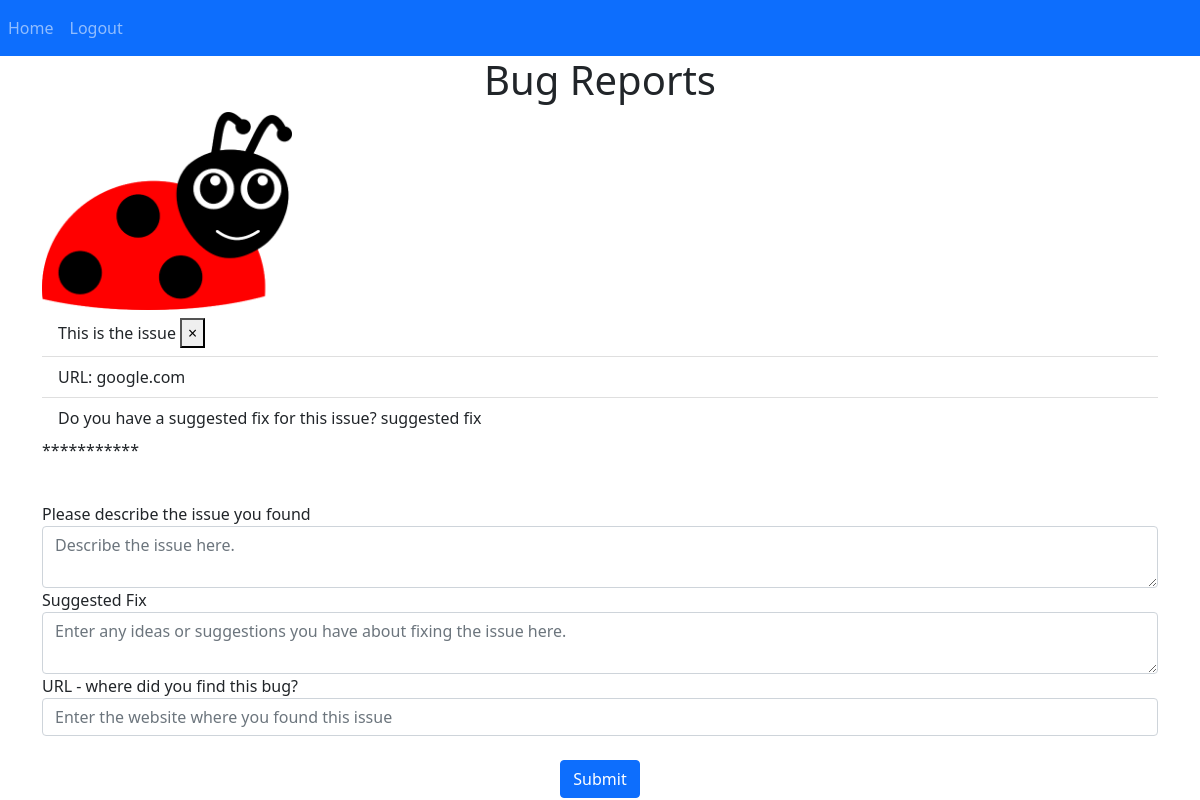
Page / (signed in) on the earlier database version.
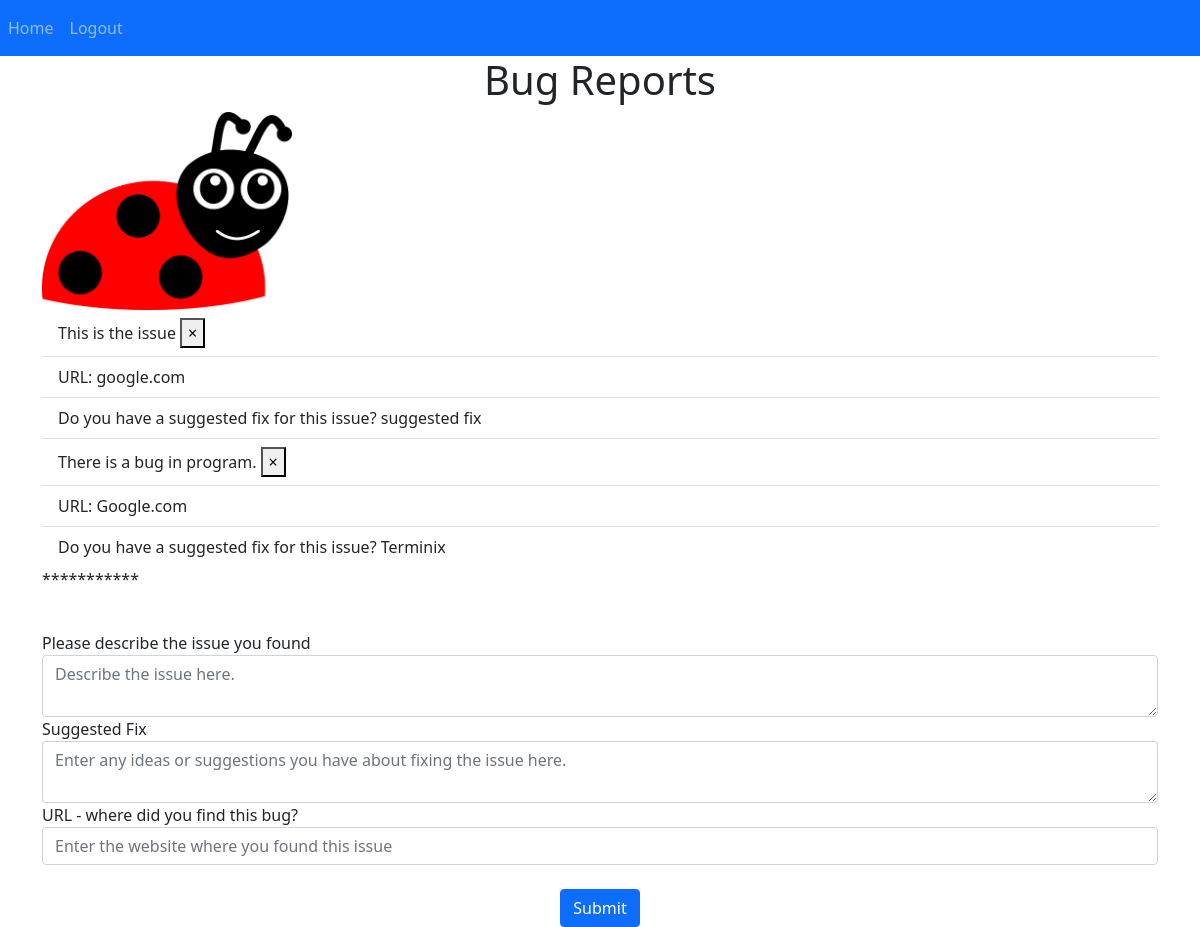
Same page on the later database version.
### website/models.py (models this page shows)
class Report(db.Model):
    id = db.Column(db.Integer, primary_key=True)
    issueDescription = db.Column(db.String(1500))
    url = db.Column(db.String(200))
    screenshot = db.Column(db.String(300))
    suggested_fix = db.Column(db.String(10000))
    resolution_status = db.Column(db.String(30))
    date = db.Column(db.DateTime(timezone=True), default=func.now())
    user_id = db.Column(db.Integer, db.ForeignKey('user.id'))

### website/views.py (the view, shortened to what this page needs)
@views.route('/', methods=['GET','POST'])
@login_required
def home():
    return render_template("home.html", user=current_user)

### website/__init__.py (called while the page is built)
def create_app():
    app = Flask(__name__)
    app.config['SECRET_KEY'] = 'random string'
    app.config['SQLALCHEMY_DATABASE_URI'] = f'sqlite:///{DB_NAME}'
    db.init_app(app)
    from .views import views
    from .auth import auth
    app.register_blueprint(views, url_prefix='/')
    app.register_blueprint(auth, url_prefix='/')
    from .models import User, Report
    create_database(app)
    login_manager = LoginManager()
    login_manager.login_view = 'auth.login'
    login_manager.init_app(app)
    @login_manager.user_loader
    def load_user(id):
        return User.query.get(int(id))
    return app

### website/templates/home.html
{% extends "base.html" %}{% block title %} Bug Report {% endblock %}
{% block content %}
<h1 align="center">Bug Reports</h1>
<img src="static/images/happy-ladybug.74cc4315.png" width="250" align="center">
<ul class="list-group list-group-flush" id="reports">
    {% for report in user.reports %}
    <li class="list-group-item">{{ report.issueDescription }}
    <button type="button" class="close" onClick="deleteReport({{ report.id }})">
        <span aria-hidden="true">&times;</span>
    </button>
    </li>
    <li class="list-group-item">URL: {{ report.url }}</li>
    <li class="list-group-item">Do you have a suggested fix for this issue? {{ report.suggested_fix }}</li>
    {% endfor %}
</ul>
<p>***********</p>
<br/>
    <form method="POST">
        <div class="form-group">
            <label>Please describe the issue you found</label>
            <textarea name="issueDescription" id="issueDescription" class="form-control" placeholder="Describe the issue here."></textarea>
        </div>
        <div class="form-group">
            <label>Suggested Fix</label>
            <textarea name="suggested_fix" id="suggested_fix" class="form-control" placeholder="Enter any ideas or suggestions you have about fixing the issue here."></textarea>
        </div>
        <div class="form-group">
            <label>URL - where did you find this bug?</label>
            <input type="text" name="url" id="url" class="form-control" placeholder="Enter the website where you found this issue">
        </div>
        <br/>
        <div align="center">
            <button type="submit" class="btn btn-primary">Submit </button>
        </div>
    </form>
{% endblock %}

### website/templates/base.html (shortened to what this page needs)
<!DOCTYPE html>
<html lang="en">
<head>
    <link href="https://cdn.jsdelivr.net/npm/bootstrap@5.0.0-beta2/dist/css/bootstrap.min.css" rel="stylesheet">
</head>
<body>
    <nav class="navbar navbar-expand-lg navbar-dark bg-primary">
        <div class="collapse navbar-collapse" id="navbar">
            <div class="navbar-nav">
                {% if user.is_authenticated %}
                <a class="nav-item nav-link" id="home" href="/"> Home </a>
                <a class="nav-item nav-link" id="logout" href="/logout"> Logout </a>
                {% else %}
                <a class="nav-item nav-link" id="login" href="/login"> Login </a>
                <a class="nav-item nav-link" id="signUp" href="/sign-up"> Sign Up Now! </a>
                {% endif %}
            </div>
        </div>
    </nav>
    <div class="container">
        {% block content %}{% endblock %}
    </div>
</body>
</html>

Differences in the rows shown:
added Report: issueDescription "There is a bug in program.", url "Google.com", suggested_fix "Terminix"
